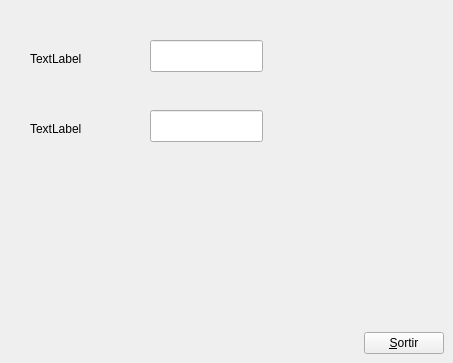
<?xml version="1.0" encoding="UTF-8"?>
<ui version="4.0">
 <class>Form</class>
 <widget class="QWidget" name="Form">
  <property name="geometry">
   <rect>
    <x>0</x>
    <y>0</y>
    <width>453</width>
    <height>363</height>
   </rect>
  </property>
  <property name="windowTitle">
   <string>Form</string>
  </property>
  <widget class="QLabel" name="label">
   <property name="geometry">
    <rect>
     <x>30</x>
     <y>50</y>
     <width>59</width>
     <height>18</height>
    </rect>
   </property>
   <property name="text">
    <string>TextLabel</string>
   </property>
  </widget>
  <widget class="QLabel" name="label_2">
   <property name="geometry">
    <rect>
     <x>30</x>
     <y>120</y>
     <width>59</width>
     <height>18</height>
    </rect>
   </property>
   <property name="text">
    <string>TextLabel</string>
   </property>
  </widget>
  <widget class="QLineEdit" name="lineEdit">
   <property name="geometry">
    <rect>
     <x>150</x>
     <y>40</y>
     <width>113</width>
     <height>32</height>
    </rect>
   </property>
  </widget>
  <widget class="QLineEdit" name="lineEdit_2">
   <property name="geometry">
    <rect>
     <x>150</x>
     <y>110</y>
     <width>113</width>
     <height>32</height>
    </rect>
   </property>
  </widget>
  <widget class="QWidget" name="">
   <property name="geometry">
    <rect>
     <x>310</x>
     <y>270</y>
     <width>134</width>
     <height>84</height>
    </rect>
   </property>
   <layout class="QVBoxLayout" name="verticalLayout_2">
    <item>
     <spacer name="verticalSpacer">
      <property name="orientation">
       <enum>Qt::Vertical</enum>
      </property>
      <property name="sizeHint" stdset="0">
       <size>
        <width>20</width>
        <height>40</height>
       </size>
      </property>
     </spacer>
    </item>
    <item>
     <layout class="QHBoxLayout" name="horizontalLayout">
      <item>
       <spacer name="horizontalSpacer">
        <property name="orientation">
         <enum>Qt::Horizontal</enum>
        </property>
        <property name="sizeHint" stdset="0">
         <size>
          <width>40</width>
          <height>20</height>
         </size>
        </property>
       </spacer>
      </item>
      <item>
       <widget class="QPushButton" name="pushButton">
        <property name="text">
         <string>&amp;Sortir</string>
        </property>
       </widget>
      </item>
     </layout>
    </item>
   </layout>
  </widget>
 </widget>
 <resources/>
 <connections>
  <connection>
   <sender>pushButton</sender>
   <signal>clicked()</signal>
   <receiver>Form</receiver>
   <slot>close()</slot>
   <hints>
    <hint type="sourcelabel">
     <x>399</x>
     <y>339</y>
    </hint>
    <hint type="destinationlabel">
     <x>448</x>
     <y>260</y>
    </hint>
   </hints>
  </connection>
 </connections>
</ui>
